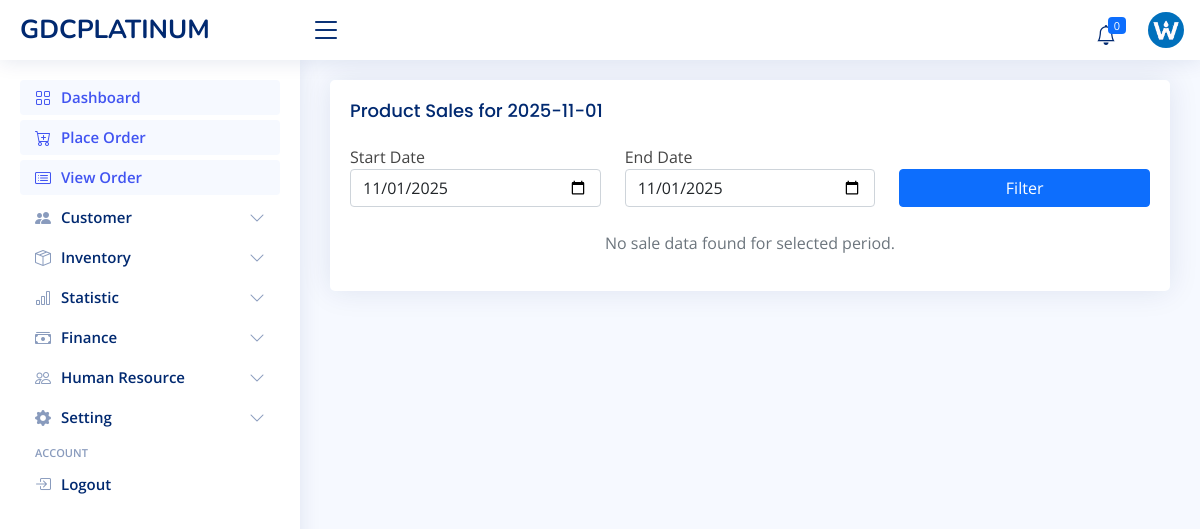
The page /statistic/product-sale (signed in) on the database as committed earlier.
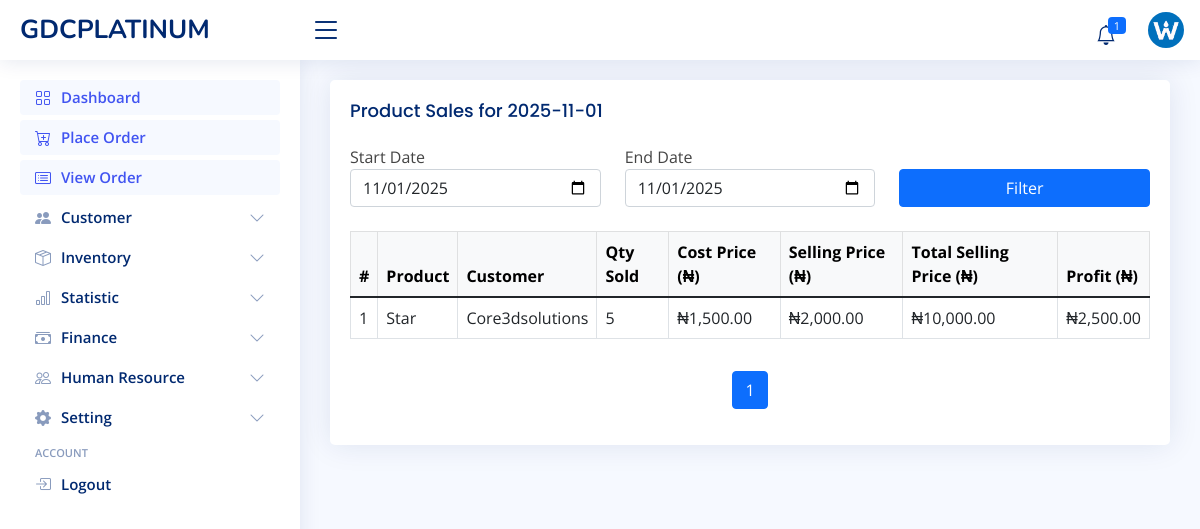
The same page on the database as committed later.
### sale/models.py (models this page shows, shortened)
class SaleItemModel(models.Model):
    sale = models.ForeignKey(SaleModel, on_delete=models.CASCADE, related_name='items')
    product = models.ForeignKey(ProductModel, on_delete=models.CASCADE)
    stock = models.ForeignKey('inventory.StockInModel', on_delete=models.SET_NULL, null=True, blank=True)
    unit_discount = models.DecimalField(
        max_digits=10, decimal_places=2,
        default=Decimal('0.00'), blank=True
    )
    total_discount = models.DecimalField(
        max_digits=10, decimal_places=2,
        default=Decimal('0.00'), blank=True
    )
    quantity = models.DecimalField(max_digits=10, decimal_places=2,
                                   validators=[MinValueValidator(Decimal('0.01'))])
    unit_price = models.DecimalField(max_digits=10, decimal_places=2,
                                     validators=[MinValueValidator(Decimal('0.01'))])
    subtotal = models.DecimalField(max_digits=10, decimal_places=2,
                                   validators=[MinValueValidator(Decimal('0.00'))])
    cost_price = models.DecimalField(max_digits=10, decimal_places=2,
                                     validators=[MinValueValidator(Decimal('0.00'))])
    profit = models.DecimalField(max_digits=10, decimal_places=2,
                                 validators=[MinValueValidator(Decimal('0.00'))])
    class Meta:
        unique_together = ('sale', 'product')
        verbose_name = "Sale Item"
        verbose_name_plural = "Sale Items"

class SaleModel(models.Model):
    SALE_STATUS_CHOICES = [
        ('confirmed', 'Confirmed'),
        ('pending', 'Pending'),
        ('refunded', 'Refunded'),
        ('cancelled', 'Cancelled'),
    ]
    SALE_PAYMENT_STATUS_CHOICES = [
        ('none', 'None'),        # No payment made yet
        ('partial', 'Partial'),  # Some payment made, but not full
        ('complete', 'Complete') # Full payment received
    ]
    SALE_DELIVERY_STATUS_CHOICES = [
        ('self', 'Self Collection'),
        ('driver', 'Delivered by Driver'),
    ]
    SALE_PAYMENT_DESTINATION_CHOICES = [
        ('bank', 'Paid to Bank'),
        ('cash', 'Paid Cash'),
        ('driver', 'Paid to Driver'),
    ]
    transaction_id = models.CharField(max_length=50, unique=True, blank=True)
    sale_date = models.DateTimeField(default=timezone.now)
    total_amount = models.DecimalField(max_digits=10, decimal_places=2,
                                       validators=[MinValueValidator(Decimal('0.00'))])
    total_amount_paid = models.DecimalField(max_digits=10, decimal_places=2,
                                            default=Decimal('0.00'))
    total_amount_left = models.DecimalField(max_digits=10, decimal_places=2,
                                            default=Decimal('0.00'), blank=True)
    total_discount = models.DecimalField(max_digits=10, decimal_places=2, default=Decimal('0.00'),
                                         blank=True, help_text="Total discount across all sale items.")
    customer = models.ForeignKey(CustomerModel, on_delete=models.SET_NULL, null=True, blank=True)
    status = models.CharField(max_length=20, choices=SALE_STATUS_CHOICES)
    payment_status = models.CharField(max_length=20, choices=SALE_PAYMENT_STATUS_CHOICES,
                                      blank=True, default='none')
    payment_destination = models.CharField(max_length=20, choices=SALE_PAYMENT_DESTINATION_CHOICES,
                                           blank=True)
    delivery_status = models.CharField(max_length=20, choices=SALE_DELIVERY_STATUS_CHOICES)
    created_at = models.DateTimeField(auto_now_add=True)
    updated_at = models.DateTimeField(auto_now=True)
    created_by = models.ForeignKey(User, on_delete=models.SET_NULL, null=True, blank=True)
    driver = models.ForeignKey(StaffModel, on_delete=models.SET_NULL, null=True, blank=True,
                               related_name='deliveries')
    class Meta:
        ordering = ['-sale_date']
        verbose_name_plural = "Sales"

class CustomerModel(models.Model):
    full_name = models.CharField(max_length=50)
    mobile = models.CharField(max_length=20)
    address = models.CharField(max_length=250, blank=True, null=True)
    email = models.EmailField(max_length=100, unique=True, blank=True, null=True)
    created_by = models.ForeignKey(User, on_delete=models.CASCADE, blank=True, null=True)
    status = models.CharField(max_length=30, blank=True, choices=[('active', 'ACTIVE'), ('inactive', 'INACTIVE')],
                              default='active')
    created_at = models.DateTimeField(auto_now_add=True, blank=True, null=True)
    updated_at = models.DateTimeField(auto_now=True, blank=True, null=True)

### inventory/models.py (models this page shows, shortened)
class ProductModel(models.Model):
    category = models.ForeignKey(CategoryModel, on_delete=models.CASCADE)
    TYPE = (('bottle', 'BOTTLE'), ('can', 'CAN'))
    type = models.CharField(max_length=10, choices=TYPE, default='bottle')
    name = models.CharField(max_length=255)
    selling_price = models.DecimalField(max_digits=10, decimal_places=2, validators=[MinValueValidator(0.01)])
    last_cost_price = models.DecimalField(max_digits=10, decimal_places=2, blank=True, null=True, default=0.0, validators=[MinValueValidator(0.01)])
    quantity = models.IntegerField(default=0, validators=[MinValueValidator(0)], blank=True)
    initial_quantity = models.IntegerField(validators=[MinValueValidator(0)], blank=True)
    initial_quantity_left = models.IntegerField(validators=[MinValueValidator(0)], blank=True)
    reorder_level = models.IntegerField(default=10, validators=[MinValueValidator(0)])
    created_at = models.DateTimeField(auto_now_add=True)
    updated_at = models.DateTimeField(auto_now=True)
    updated_by = models.ForeignKey(User, null=True, blank=True, on_delete=models.SET_NULL)
    class Meta:
        ordering = ['name']
    def __str__(self):
        return f"{self.name} ({self.category.name})"

### admin_site/views.py (the view)
# urls.py: path('statistic/product-sale', product_sale_view, name='product_sale_statistic'),
@login_required
@permission_required("admin_site.view_dashboardmodel", raise_exception=True)
def product_sale_view(request):
    today = now().date()
    first_day = today.replace(day=1)
    raw_start = request.GET.get('start_date')
    raw_end = request.GET.get('end_date')
    start_date = parse_date_safe(raw_start, first_day)
    end_date = parse_date_safe(raw_end, today)
    if start_date > end_date or start_date > today or end_date > today:
        messages.error(request, "Invalid date range.")
        start_date = first_day
        end_date = today
    sale_items = SaleItemModel.objects.filter(
        sale__status='confirmed',
        sale__sale_date__date__range=[start_date, end_date]
    ).select_related('product', 'sale__customer').annotate(
        selling_price=F('unit_price'),
        cost=F('cost_price'),
        profit_each=F('profit'),
        total_selling_price=F('unit_price') * F('quantity'),
    ).order_by('-sale__sale_date')
    paginator = Paginator(sale_items, 20)
    page_number = request.GET.get('page')
    page_obj = paginator.get_page(page_number)
    context = {
        'items': page_obj,
        'start_date': start_date.strftime('%Y-%m-%d'),
        'end_date': end_date.strftime('%Y-%m-%d'),
    }
    return render(request, 'admin_site/statistic/product_sales.html', context)

### admin_site/context_processor.py (called while the page is built)
def site_info(request):
    site_info = SiteInfoModel.objects.first()
    low_stock = ProductModel.objects.filter(quantity__lte=F('reorder_level')).order_by('name')
    return {
        'site_info': site_info,
        'low_stock_list': low_stock,
        'low_stock': low_stock.count()
    }

### admin_site/models.py (called while the page is built)
    def __str__(self):
        return self.short_name.upper()

### admin_site/views.py (called while the page is built)
def parse_date_safe(date_str, fallback):
    try:
        return datetime.strptime(date_str, "%Y-%m-%d").date()
    except (ValueError, TypeError):
        return fallback

### admin_site/templates/admin_site/statistic/product_sales.html
{% extends 'admin_site/layout.html' %}
{% load humanize %}
{% block 'main' %}
<div class="card">
  <div class="card-body">
    <h5 class="card-title">
      Product Sales {% if start_date == end_date %}
        for {{ start_date}}
      {% else %}
        from {{ start_date }} to {{ end_date }}
      {% endif %}
    </h5>
    <form method="get" class="row mb-4">
      <div class="col-md-4">
        <label>Start Date</label>
        <input type="date" name="start_date" value="{{ start_date }}" class="form-control" required>
      </div>
      <div class="col-md-4">
        <label>End Date</label>
        <input type="date" name="end_date" value="{{ end_date }}" class="form-control" required>
      </div>
      <div class="col-md-4 d-flex align-items-end">
        <button type="submit" class="btn btn-primary w-100">Filter</button>
      </div>
    </form>
    {% if items %}
    <div class="table-responsive">
      <table class="table table-hover table-bordered">
        <thead class="table-light">
          <tr>
            <th>#</th>
            <th>Product</th>
            <th>Customer</th>
            <th>Qty Sold</th>
            <th>Cost Price (₦)</th>
            <th>Selling Price (₦)</th>
            <th>Total Selling Price (₦)</th>
            <th>Profit (₦)</th>
          </tr>
        </thead>
        <tbody>
          {% for item in items %}
          <tr>
            <td>{{ forloop.counter }}</td>
            <td>{{ item.product.name|title }}</td>
            <td>
              {% if item.sale.customer %}
                {{ item.sale.customer.full_name|title }}
              {% else %}
                <span class="text-muted">N/A</span>
              {% endif %}
            </td>
            <td>{{ item.quantity|floatformat:0|intcomma }}</td>
            <td>₦{{ item.cost|floatformat:2|intcomma }}</td>
            <td>₦{{ item.selling_price|floatformat:2|intcomma }}</td>
            <td>₦{{ item.total_selling_price|floatformat:2|intcomma }}</td>
            <td>₦{{ item.profit|floatformat:2|intcomma }}</td>
          </tr>
          {% endfor %}
        </tbody>
      </table>
    </div>
    <div class="mt-3">
      {% include 'admin_site/components/pagination.html' with page_obj=items %}
    </div>
    {% else %}
    <p class="text-muted text-center">No sale data found for selected period.</p>
    {% endif %}
  </div>
</div>
{% endblock %}

### admin_site/templates/admin_site/layout.html (shortened to what the changed rows need)
<!DOCTYPE html>
{% load static %}
<html lang="en">
<head>
    <link href="{% static 'admin_site/vendor/bootstrap/css/bootstrap.min.css' %}" rel="stylesheet">
    <link href="{% static 'admin_site/vendor/bootstrap-icons/bootstrap-icons.css' %}" rel="stylesheet">
    <link href="{% static 'admin_site/vendor/simple-datatables/style.css' %}" rel="stylesheet">
    <link href="{% static 'admin_site/styles/style.css' %}" rel="stylesheet">
</head>
<body>
<header class="header non-printable fixed-top d-flex align-items-center" id="header">
    <nav class="header-nav ms-auto">
        <ul class="d-flex align-items-center">
            <li class="nav-item dropdown">
          <a class="nav-link nav-icon" href="#" data-bs-toggle="dropdown">
            <i class="bi bi-bell"></i>
            <span class="badge bg-primary badge-number">{{ low_stock }}</span>
          </a>
        </li>
        </ul>
    </nav>
</header>
<main class="main" id="main">
    <section class="section dashboard">
        {% block 'main' %} {% endblock %}
    </section>
</main>
</body>
</html>

Rows that differ between the two databases and show on the page:
added SaleItemModel: product.name "Star", sale.customer.full_name "Core3dsolutions", quantity "5", cost "1,500.00", selling_price "2,000.00", total_selling_price "10,000.00", profit "2,500.00"
Other text that changed with them:
{{ low_stock }}: "0" → "1"
{{ page_obj.number }}: (not shown) → "1"
text no longer shown: "No sale data found for selected period."
text now shown: "# Product Customer Qty Sold Cost Price (₦) Selling Price (₦) Total Selling Price (₦) Profit (₦)"
